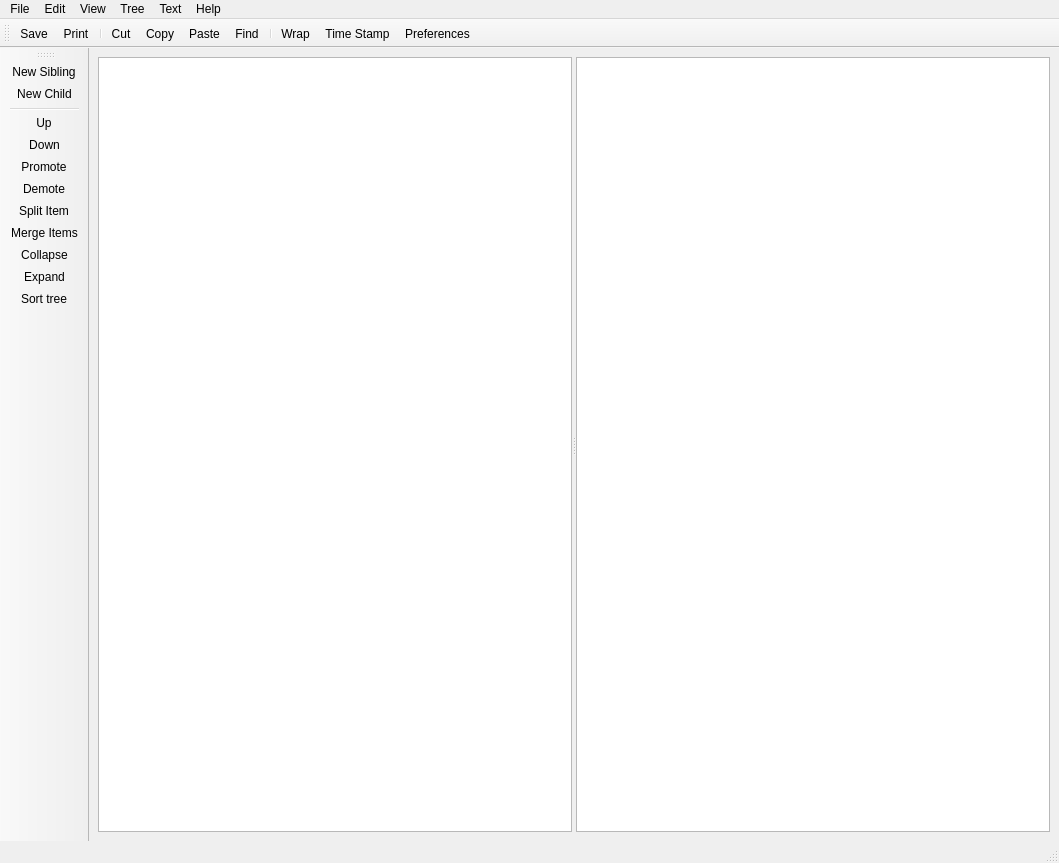
<?xml version="1.0" encoding="UTF-8"?>
<ui version="4.0">
 <class>MainWindow</class>
 <widget class="QMainWindow" name="MainWindow">
  <property name="geometry">
   <rect>
    <x>0</x>
    <y>0</y>
    <width>1059</width>
    <height>863</height>
   </rect>
  </property>
  <property name="windowTitle">
   <string>gjots-qt:</string>
  </property>
  <widget class="QWidget" name="centralwidget">
   <layout class="QGridLayout" name="gridLayout">
    <item row="0" column="0">
     <widget class="QSplitter" name="splitter">
      <property name="orientation">
       <enum>Qt::Horizontal</enum>
      </property>
      <widget class="QTreeView" name="treeView">
       <attribute name="headerVisible">
        <bool>true</bool>
       </attribute>
      </widget>
      <widget class="QTextEdit" name="textEdit"/>
     </widget>
    </item>
   </layout>
  </widget>
  <widget class="QMenuBar" name="menubar">
   <property name="geometry">
    <rect>
     <x>0</x>
     <y>0</y>
     <width>1059</width>
     <height>25</height>
    </rect>
   </property>
   <widget class="QMenu" name="menuFile">
    <property name="title">
     <string>File</string>
    </property>
    <addaction name="separator"/>
    <addaction name="separator"/>
    <addaction name="actionNew"/>
    <addaction name="actionOpen"/>
    <addaction name="actionRecent"/>
    <addaction name="separator"/>
    <addaction name="actionSave"/>
    <addaction name="actionSave_as"/>
    <addaction name="separator"/>
    <addaction name="actionImport"/>
    <addaction name="actionExport"/>
    <addaction name="separator"/>
    <addaction name="actionPrint"/>
    <addaction name="separator"/>
    <addaction name="actionRead_only"/>
    <addaction name="separator"/>
    <addaction name="actionQuit"/>
   </widget>
   <widget class="QMenu" name="menuEdit">
    <property name="title">
     <string>Edit</string>
    </property>
    <addaction name="actionUndo"/>
    <addaction name="actionRedo"/>
    <addaction name="actionCut"/>
    <addaction name="actionCopy"/>
    <addaction name="actionPaste"/>
    <addaction name="actionSelect_All"/>
    <addaction name="actionFind"/>
    <addaction name="actionFind_Next"/>
    <addaction name="separator"/>
    <addaction name="actionFind_Previous"/>
    <addaction name="actionPreferences"/>
   </widget>
   <widget class="QMenu" name="menuView">
    <property name="title">
     <string>View</string>
    </property>
    <addaction name="separator"/>
    <addaction name="actionView_All"/>
    <addaction name="actionHide_All"/>
    <addaction name="separator"/>
    <addaction name="actionTop_Toolbar"/>
    <addaction name="actionTree_Toolbar"/>
    <addaction name="actionShow_Icon_text"/>
    <addaction name="separator"/>
    <addaction name="actionStatusbar"/>
   </widget>
   <widget class="QMenu" name="menuText">
    <property name="title">
     <string>Text</string>
    </property>
    <addaction name="actionFormat"/>
    <addaction name="actionTime_stamp"/>
    <addaction name="actionExternalEdit"/>
    <addaction name="actionSort_text"/>
   </widget>
   <widget class="QMenu" name="menuHelp">
    <property name="title">
     <string>Help</string>
    </property>
    <addaction name="actionHelp"/>
    <addaction name="actionAbout"/>
   </widget>
   <widget class="QMenu" name="menuTree">
    <property name="title">
     <string>Tree</string>
    </property>
   </widget>
   <addaction name="menuFile"/>
   <addaction name="menuEdit"/>
   <addaction name="menuView"/>
   <addaction name="menuTree"/>
   <addaction name="menuText"/>
   <addaction name="menuHelp"/>
  </widget>
  <widget class="QStatusBar" name="statusbar"/>
  <widget class="QToolBar" name="toolBar">
   <property name="windowTitle">
    <string>toolBar</string>
   </property>
   <property name="iconSize">
    <size>
     <width>32</width>
     <height>32</height>
    </size>
   </property>
   <property name="toolButtonStyle">
    <enum>Qt::ToolButtonTextUnderIcon</enum>
   </property>
   <attribute name="toolBarArea">
    <enum>LeftToolBarArea</enum>
   </attribute>
   <attribute name="toolBarBreak">
    <bool>false</bool>
   </attribute>
   <addaction name="actionCreateNewItemTbr"/>
   <addaction name="actionTlbNewChild"/>
   <addaction name="separator"/>
   <addaction name="actionTlbUp"/>
   <addaction name="actionTlbDown"/>
   <addaction name="actionTlbPromote"/>
   <addaction name="actionTlbDemote"/>
   <addaction name="actionSplitItem"/>
   <addaction name="actionTlbMergeItems"/>
   <addaction name="actionTlbCollapse"/>
   <addaction name="actionTlbExpand"/>
   <addaction name="actionTlbSortTree"/>
  </widget>
  <widget class="QToolBar" name="controlToolbar">
   <property name="windowTitle">
    <string>controlToolbar</string>
   </property>
   <property name="iconSize">
    <size>
     <width>24</width>
     <height>24</height>
    </size>
   </property>
   <attribute name="toolBarArea">
    <enum>TopToolBarArea</enum>
   </attribute>
   <attribute name="toolBarBreak">
    <bool>false</bool>
   </attribute>
   <addaction name="actionTlbSave"/>
   <addaction name="actionTlbPrint"/>
   <addaction name="separator"/>
   <addaction name="actionTlbCut"/>
   <addaction name="actionTlbCopy"/>
   <addaction name="actionTlbPaste"/>
   <addaction name="actionTlbFind"/>
   <addaction name="separator"/>
   <addaction name="actionTlbWrap"/>
   <addaction name="actionTlbTime"/>
   <addaction name="actionTlbPreferences"/>
  </widget>
  <action name="actionNew">
   <property name="text">
    <string>New</string>
   </property>
   <property name="shortcut">
    <string>Ctrl+N</string>
   </property>
  </action>
  <action name="actionOpen">
   <property name="text">
    <string>Open</string>
   </property>
   <property name="shortcut">
    <string>Ctrl+O</string>
   </property>
  </action>
  <action name="actionRecent">
   <property name="text">
    <string>Recent</string>
   </property>
  </action>
  <action name="actionSave">
   <property name="text">
    <string>Save</string>
   </property>
   <property name="shortcut">
    <string>Ctrl+S</string>
   </property>
  </action>
  <action name="actionSave_as">
   <property name="text">
    <string>Save as ...</string>
   </property>
  </action>
  <action name="actionImport">
   <property name="text">
    <string>Import</string>
   </property>
  </action>
  <action name="actionExport">
   <property name="text">
    <string>Export</string>
   </property>
  </action>
  <action name="actionPrint">
   <property name="text">
    <string>Print</string>
   </property>
  </action>
  <action name="actionRead_only">
   <property name="text">
    <string>Read-only</string>
   </property>
  </action>
  <action name="actionQuit">
   <property name="icon">
    <iconset resource="gjots-qt.qrc">
     <normaloff>:/all/gtk-quit.svg</normaloff>:/all/gtk-quit.svg</iconset>
   </property>
   <property name="text">
    <string>Quit</string>
   </property>
   <property name="shortcut">
    <string>Ctrl+Q</string>
   </property>
  </action>
  <action name="actionHelp">
   <property name="text">
    <string>Read manual</string>
   </property>
  </action>
  <action name="actionAbout">
   <property name="text">
    <string>About</string>
   </property>
  </action>
  <action name="actionFormat">
   <property name="text">
    <string>Format</string>
   </property>
  </action>
  <action name="actionTime_stamp">
   <property name="text">
    <string>Time stamp</string>
   </property>
  </action>
  <action name="actionExternalEdit">
   <property name="text">
    <string>Extarnal Edit</string>
   </property>
  </action>
  <action name="actionSort_text">
   <property name="text">
    <string>Sort Text</string>
   </property>
  </action>
  <action name="actionUndo">
   <property name="text">
    <string>Undo</string>
   </property>
   <property name="shortcut">
    <string>Ctrl+Z</string>
   </property>
  </action>
  <action name="actionRedo">
   <property name="text">
    <string>Redo</string>
   </property>
   <property name="shortcut">
    <string>Ctrl+Y</string>
   </property>
  </action>
  <action name="actionCut">
   <property name="text">
    <string>Cut</string>
   </property>
   <property name="shortcut">
    <string>Ctrl+X</string>
   </property>
  </action>
  <action name="actionCopy">
   <property name="text">
    <string>Copy</string>
   </property>
   <property name="shortcut">
    <string>Ctrl+C</string>
   </property>
  </action>
  <action name="actionPaste">
   <property name="text">
    <string>Paste</string>
   </property>
   <property name="shortcut">
    <string>Ctrl+V</string>
   </property>
  </action>
  <action name="actionSelect_All">
   <property name="text">
    <string>Select All</string>
   </property>
  </action>
  <action name="actionFind">
   <property name="text">
    <string>Find</string>
   </property>
   <property name="shortcut">
    <string>Ctrl+F</string>
   </property>
  </action>
  <action name="actionFind_Next">
   <property name="text">
    <string>Find Next</string>
   </property>
   <property name="shortcut">
    <string>Ctrl+G</string>
   </property>
  </action>
  <action name="actionPreferences">
   <property name="text">
    <string>Preferences</string>
   </property>
  </action>
  <action name="actionFind_Previous">
   <property name="text">
    <string>Find Previous</string>
   </property>
   <property name="shortcut">
    <string>Ctrl+Shift+G</string>
   </property>
  </action>
  <action name="actionView_All">
   <property name="text">
    <string>View All</string>
   </property>
  </action>
  <action name="actionHide_All">
   <property name="text">
    <string>Hide All</string>
   </property>
  </action>
  <action name="actionTop_Toolbar">
   <property name="checkable">
    <bool>true</bool>
   </property>
   <property name="text">
    <string>Top Toolbar</string>
   </property>
  </action>
  <action name="actionTree_Toolbar">
   <property name="checkable">
    <bool>true</bool>
   </property>
   <property name="text">
    <string>Tree Toolbar</string>
   </property>
  </action>
  <action name="actionShow_Icon_text">
   <property name="checkable">
    <bool>true</bool>
   </property>
   <property name="text">
    <string>Show Icon text</string>
   </property>
  </action>
  <action name="actionStatusbar">
   <property name="checkable">
    <bool>true</bool>
   </property>
   <property name="text">
    <string>Statusbar</string>
   </property>
  </action>
  <action name="actionCreateNewItemTbr">
   <property name="icon">
    <iconset resource="gjots-qt.qrc">
     <normaloff>:/actiontoolbar/gjots2-new-page.png</normaloff>:/actiontoolbar/gjots2-new-page.png</iconset>
   </property>
   <property name="text">
    <string>New Sibling</string>
   </property>
   <property name="toolTip">
    <string>New sibling</string>
   </property>
  </action>
  <action name="actionTlbNewChild">
   <property name="icon">
    <iconset resource="gjots-qt.qrc">
     <normaloff>:/actiontoolbar/gjots2-new-child.png</normaloff>:/actiontoolbar/gjots2-new-child.png</iconset>
   </property>
   <property name="text">
    <string>New Child</string>
   </property>
  </action>
  <action name="actionTlbUp">
   <property name="icon">
    <iconset resource="gjots-qt.qrc">
     <normaloff>:/actiontoolbar/go-up.svg</normaloff>:/actiontoolbar/go-up.svg</iconset>
   </property>
   <property name="text">
    <string>Up</string>
   </property>
  </action>
  <action name="actionTlbDown">
   <property name="icon">
    <iconset resource="gjots-qt.qrc">
     <normaloff>:/actiontoolbar/go-down.svg</normaloff>:/actiontoolbar/go-down.svg</iconset>
   </property>
   <property name="text">
    <string>Down</string>
   </property>
  </action>
  <action name="actionTlbPromote">
   <property name="icon">
    <iconset resource="gjots-qt.qrc">
     <normaloff>:/actiontoolbar/go-previous.svg</normaloff>:/actiontoolbar/go-previous.svg</iconset>
   </property>
   <property name="text">
    <string>Promote</string>
   </property>
  </action>
  <action name="actionTlbDemote">
   <property name="icon">
    <iconset resource="gjots-qt.qrc">
     <normaloff>:/actiontoolbar/go-next.svg</normaloff>:/actiontoolbar/go-next.svg</iconset>
   </property>
   <property name="text">
    <string>Demote</string>
   </property>
  </action>
  <action name="actionSplitItem">
   <property name="icon">
    <iconset resource="gjots-qt.qrc">
     <normaloff>:/actiontoolbar/gjots2-split-item.png</normaloff>:/actiontoolbar/gjots2-split-item.png</iconset>
   </property>
   <property name="text">
    <string>Split Item</string>
   </property>
  </action>
  <action name="actionTlbMergeItems">
   <property name="icon">
    <iconset resource="gjots-qt.qrc">
     <normaloff>:/actiontoolbar/gjots2-merge-items.png</normaloff>:/actiontoolbar/gjots2-merge-items.png</iconset>
   </property>
   <property name="text">
    <string>Merge Items</string>
   </property>
  </action>
  <action name="actionTlbCollapse">
   <property name="icon">
    <iconset resource="gjots-qt.qrc">
     <normaloff>:/actiontoolbar/gjots2-hide-all.png</normaloff>:/actiontoolbar/gjots2-hide-all.png</iconset>
   </property>
   <property name="text">
    <string>Collapse</string>
   </property>
  </action>
  <action name="actionTlbExpand">
   <property name="icon">
    <iconset resource="gjots-qt.qrc">
     <normaloff>:/actiontoolbar/gjots2-show-all.png</normaloff>:/actiontoolbar/gjots2-show-all.png</iconset>
   </property>
   <property name="text">
    <string>Expand</string>
   </property>
  </action>
  <action name="actionTlbSortTree">
   <property name="icon">
    <iconset resource="gjots-qt.qrc">
     <normaloff>:/actiontoolbar/sort_descending.svg</normaloff>:/actiontoolbar/sort_descending.svg</iconset>
   </property>
   <property name="text">
    <string>Sort tree</string>
   </property>
  </action>
  <action name="actionTlbSave">
   <property name="icon">
    <iconset resource="gjots-qt.qrc">
     <normaloff>:/control/document-save.svg</normaloff>:/control/document-save.svg</iconset>
   </property>
   <property name="text">
    <string>Save</string>
   </property>
  </action>
  <action name="actionTlbPrint">
   <property name="icon">
    <iconset resource="gjots-qt.qrc">
     <normaloff>:/control/document-print.svg</normaloff>:/control/document-print.svg</iconset>
   </property>
   <property name="text">
    <string>Print</string>
   </property>
   <property name="toolTip">
    <string>Print</string>
   </property>
  </action>
  <action name="actionTlbCut">
   <property name="icon">
    <iconset resource="gjots-qt.qrc">
     <normaloff>:/control/edit-cut.svg</normaloff>:/control/edit-cut.svg</iconset>
   </property>
   <property name="text">
    <string>Cut</string>
   </property>
  </action>
  <action name="actionTlbPreferences">
   <property name="icon">
    <iconset resource="gjots-qt.qrc">
     <normaloff>:/control/document-properties.svg</normaloff>:/control/document-properties.svg</iconset>
   </property>
   <property name="text">
    <string>Preferences</string>
   </property>
   <property name="toolTip">
    <string>Preferences</string>
   </property>
  </action>
  <action name="actionTlbCopy">
   <property name="icon">
    <iconset resource="gjots-qt.qrc">
     <normaloff>:/control/edit-copy.svg</normaloff>:/control/edit-copy.svg</iconset>
   </property>
   <property name="text">
    <string>Copy</string>
   </property>
  </action>
  <action name="actionTlbPaste">
   <property name="icon">
    <iconset resource="gjots-qt.qrc">
     <normaloff>:/control/edit-paste.svg</normaloff>:/control/edit-paste.svg</iconset>
   </property>
   <property name="text">
    <string>Paste</string>
   </property>
  </action>
  <action name="actionTlbWrap">
   <property name="icon">
    <iconset resource="gjots-qt.qrc">
     <normaloff>:/control/view-refresh.svg</normaloff>:/control/view-refresh.svg</iconset>
   </property>
   <property name="text">
    <string>Wrap</string>
   </property>
  </action>
  <action name="actionTlbFind">
   <property name="icon">
    <iconset resource="gjots-qt.qrc">
     <normaloff>:/control/edit-find.svg</normaloff>:/control/edit-find.svg</iconset>
   </property>
   <property name="text">
    <string>Find</string>
   </property>
  </action>
  <action name="actionTlbTime">
   <property name="icon">
    <iconset resource="gjots-qt.qrc">
     <normaloff>:/control/timer.png</normaloff>:/control/timer.png</iconset>
   </property>
   <property name="text">
    <string>Time Stamp</string>
   </property>
  </action>
 </widget>
 <resources>
  <include location="gjots-qt.qrc"/>
 </resources>
 <connections/>
</ui>
